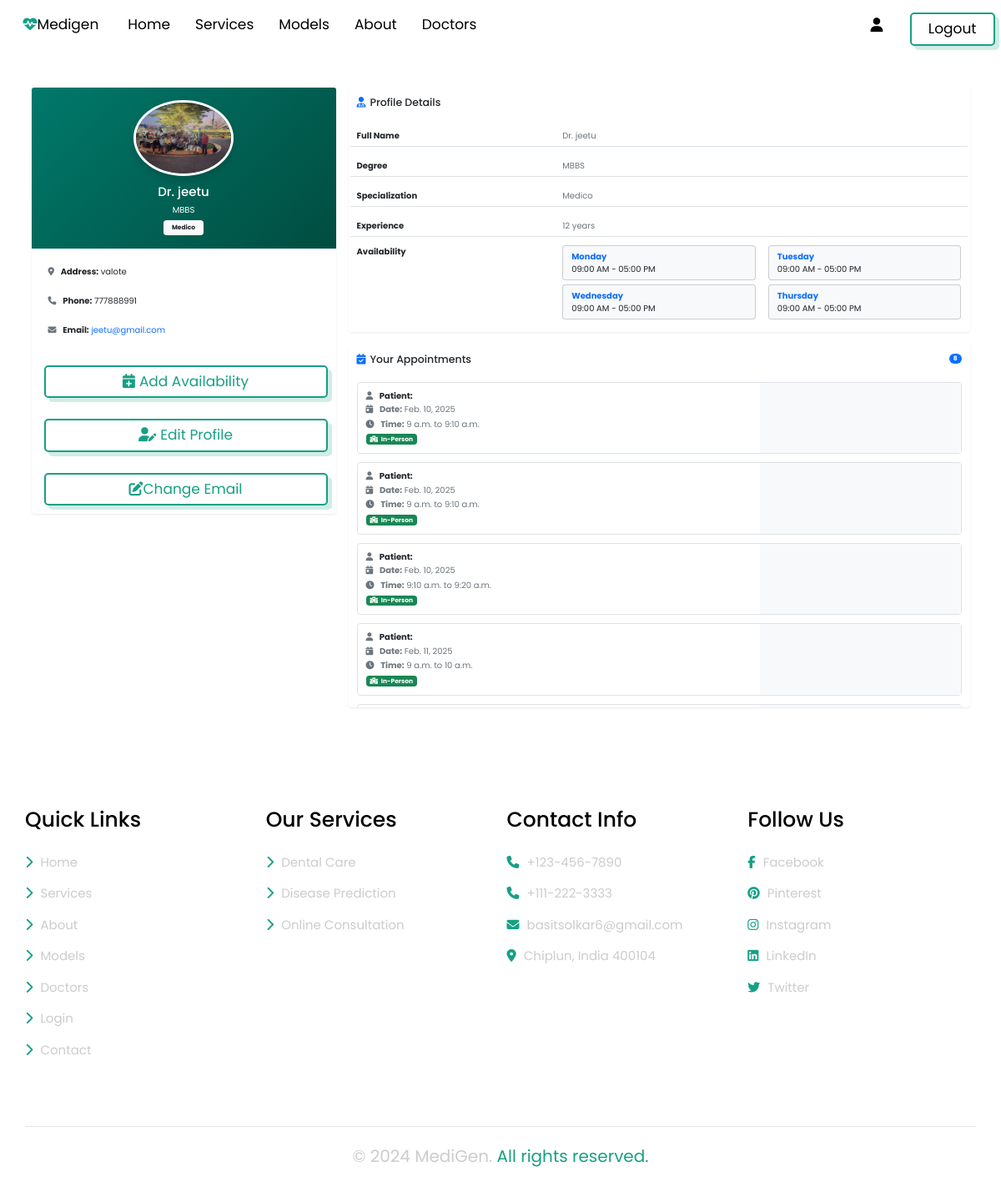
Page /meds/profile/ (signed in) on the earlier database version.
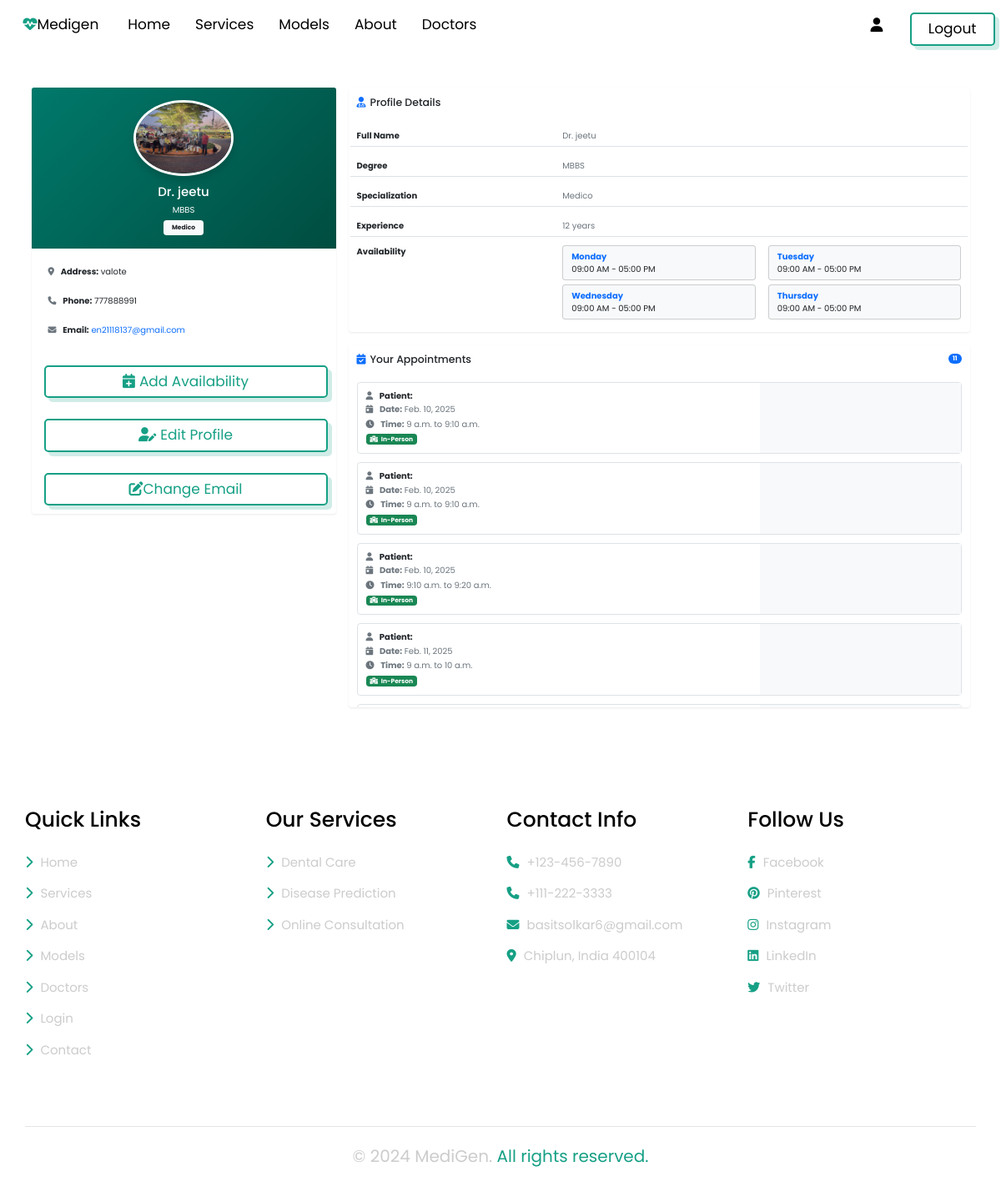
Same page on the later database version.
### meds/models.py (models this page shows, shortened)
class CustomUser(AbstractUser):
    username = None
    first_name = None
    last_name =  None
    full_name = models.CharField(max_length=50)
    email = models.EmailField(unique = True)
    phone = models.CharField( max_length=15)
    gender = models.CharField(choices=GENDER , max_length=20 , default="Not Specified")
    dob = models.DateField( default=default_dob)
    USERNAME_FIELD = 'email'
    REQUIRED_FIELDS = [ 'phone' , 'full_name']
    objects = CustomUserManager()

### meds/views.py (the view, shortened to what this page needs)
# urls.py: path("profile/" , views.profile , name = "profile"),
@login_required
def profile(request):
    user = request.user
    doctor = None
    availability = None
    appointments = None
    if user.is_superuser:
        pending_doctors = DoctorRequests.objects.filter(is_approved=False)
        doctors = Doctors.objects.all()
        context = {
            "pending_doctors":pending_doctors,
            "doctors":doctors
        }
        return render(request , "admin_panel.html" ,context = context )
    elif hasattr(user, 'doctors'):
        doctor = user.doctors
        availability = doctor.availabilities.all()
        appointments = doctor.doctor_appointments.all().order_by('date', 'start_time')
        context = {
            'user': user,
            'doctor': doctor,
            'availability': availability,
            'appointments': appointments
        }
        return render(request, 'profile.html', context)

### templates/profile.html (shortened to what the changed rows need)
{% extends 'layout.html' %}
{% load static %}
{% block content %}
<div class="container py-5">
    <div class="row gutters-sm">
        <div class="col-lg-4 mb-4">
            <div class="card border-0 shadow-sm">
                <div class="card-header text-center text-white py-4" style="background: linear-gradient(135deg, #00796b, #004d40);">
                    <img src="{{ doctor.photo.url }}" alt="Profile Photo" class="rounded-circle border border-3 border-white shadow" width="120">
                    <h4 class="mt-3">Dr. {{ user.full_name }}</h4>
                    <p class="mb-0">{{ doctor.degree }}</p>
                    <span class="badge bg-light text-dark px-3 py-2 mt-2">{{ doctor.specialization }}</span>
                </div>
                <div class="card-body">
                    <ul class="list-group list-group-flush">
                        <li class="list-group-item border-0 py-3">
                            <i class="fas fa-map-marker-alt me-2 text-secondary"></i>
                            <strong>Address:</strong> {{ doctor.address }}
                        </li>
                        <li class="list-group-item border-0 py-3">
                            <i class="fas fa-phone me-2 text-secondary"></i>
                            <strong>Phone:</strong> {{ user.phone }}
                        </li>
                        <li class="list-group-item border-0 py-3">
                            <i class="fas fa-envelope me-2 text-secondary"></i>
                            <strong>Email:</strong> <a href="mailto:{{ user.email }}" class="text-decoration-none">{{ user.email }}</a>
                        </li>
                    </ul>
                </div>
            </div>
        </div>
        <div class="col-lg-8">
            <div class="card border-0 shadow-sm mb-4">
                <div class="card-body">
                    <div class="row mb-3 py-2 border-bottom">
                        <div class="col-sm-4"><strong>Full Name</strong></div>
                        <div class="col-sm-8 text-secondary">Dr. {{ user.full_name }}</div>
                    </div>
                </div>
            </div>
            <div class="card border-0 shadow-sm ">
                <div class="card-header bg-white border-0 py-3 d-flex justify-content-between align-items-center">
                    <h5 class="mb-0"><i class="fas fa-calendar-check me-2 text-primary"></i>Your Appointments</h5>
                    <span class="badge bg-primary rounded-pill">{{ appointments|length }}</span>
                </div>
            </div>
        </div>
    </div>
</div>
{% endblock %}

Differences in the rows shown:
changed CustomUser "jeetu": email "jeetu@gmail.com" → "en21118137@gmail.com"
Other differences:
{{ appointments|length }}: "8" → "11"
